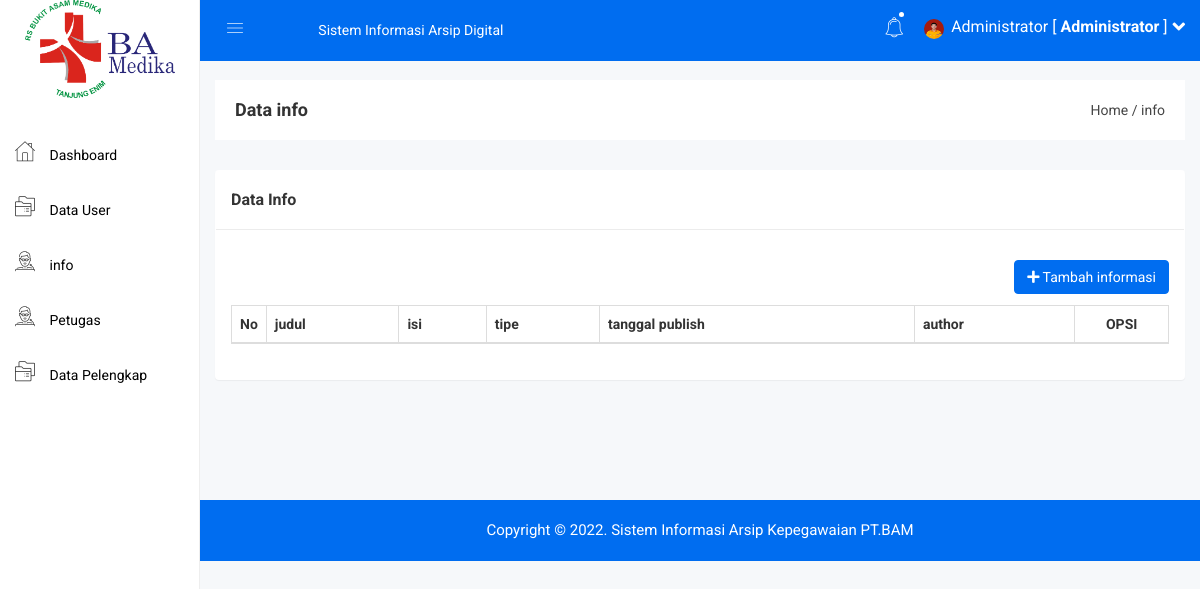
Page /admin/info.php (signed in) on the earlier database version.
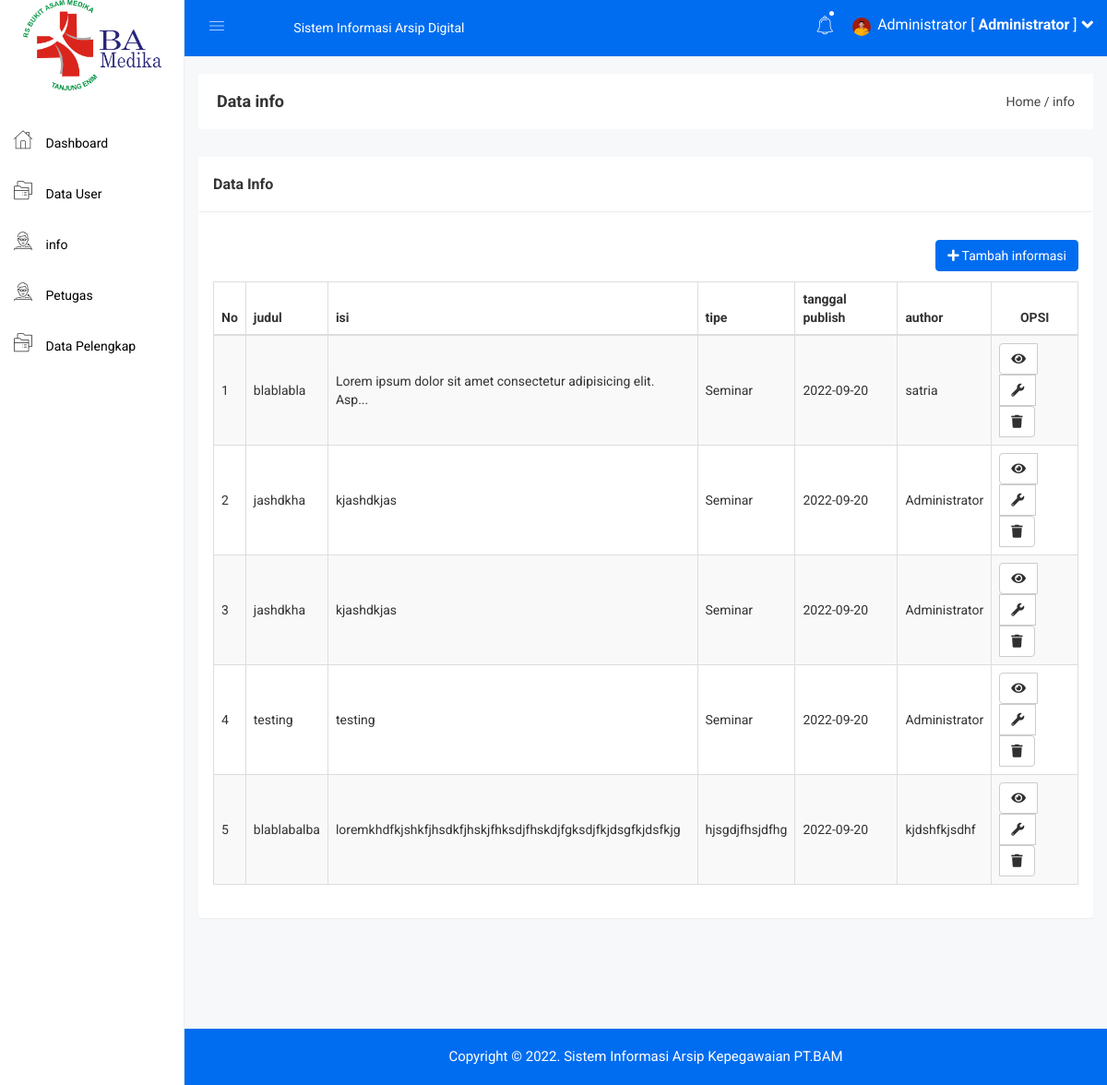
Same page on the later database version.
### tables this page shows
CREATE TABLE `info` (
  `id` int(11) NOT NULL,
  `judul` varchar(255) NOT NULL,
  `isi` text NOT NULL,
  `gambar` varchar(50) DEFAULT NULL,
  `tipe` varchar(40) NOT NULL,
  `created_at` date NOT NULL,
  `author` varchar(50) NOT NULL,
  `tanggal_acara` date NOT NULL,
  `lokasi` varchar(255) NOT NULL
);

### admin/info.php (the view, shortened to what this page needs)
<?php include 'header.php'; ?>
<div class="breadcome-area">
    <div class="container-fluid">
        <div class="row">
            <div class="col-lg-12 col-md-12 col-sm-12 col-xs-12">
                <div class="breadcome-list">
                    <div class="row">
                        <div class="col-lg-6 col-md-6 col-sm-6 col-xs-12">
                            <div class="breadcome-heading">
                                <h4 style="margin-bottom: 0px">Data info</h4>
                            </div>
                        </div>
                        <div class="col-lg-6 col-md-6 col-sm-6 col-xs-12">
                            <ul class="breadcome-menu" style="padding-top: 0px">
                                <li><a href="#">Home</a> <span class="bread-slash">/</span></li>
                                <li><span class="bread-blod">info</span></li>
                            </ul>
                        </div>
                    </div>
                </div>
            </div>
        </div>
    </div>
</div>
<div class="container-fluid">
    <div class="panel panel">
        <div class="panel-heading">
            <h3 class="panel-title">Data Info</h3>
        </div>
        <div class="panel-body">
            <div class="pull-right">
                <a href="info_tambah.php" class="btn btn-primary"><i class="fa fa-plus"></i> Tambah informasi</a>
            </div>
            <br>
            <br>
            <br>
            <table class="table table-bordered table-striped table-hover table-datatable">
                <thead>
                    <tr>
                        <th width="1%">No</th>
                        <th>judul</th>
                        <th>isi</th>
                        <th>tipe</th>
                        <th>tanggal publish</th>
                        <th>author</th>
                        <th class="text-center" width="10%">OPSI</th>
                    </tr>
                </thead>
                <tbody>
                    <?php
                    include '../koneksi.php';
                    $no = 1;
                    $kategori = mysqli_query($koneksi,"SELECT * FROM info");
                    while($p = mysqli_fetch_array($kategori)){
                        ?>
                        <tr>
                            <td><?php echo $no++; ?></td>
                            <td><?php echo $p['judul'] ?></td>
                            <td><?php
                                             $isi = $p["isi"];
                                             if (strlen($isi) > 60) {
                                                    $isi = substr($isi, 0, 60) . "...";
                                                }
                                            echo $isi; ?></a></td>
                            <td><?php echo $p['tipe'] ?></td>
                            <td><?php echo $p['created_at'] ?></td>
                            <td><?php echo $p['author'] ?></td>
                            <td class="text-center">
                                <?php
                                if($p['id'] != 0){
                                    ?>
                                    <div class="btn-group">
                                        <a href="info_view.php?id=<?php echo $p['id']; ?>" class="btn btn-default"><i class="fa fa-eye"></i></a>
                                        <a href="info_update.php?id=<?php echo $p['id']; ?>" class="btn btn-default"><i class="fa fa-wrench"></i></a>
                                        <a href="info_hapus.php?id=<?php echo $p['id']; ?>" class="btn btn-default"><i class="fa fa-trash"></i></a>
                                    </div>
                                    <?php
                                }
                                ?>
                            </td>
                        </tr>
                        <?php
                    }
                    ?>
                </tbody>
            </table>
        </div>
    </div>
</div>
<?php include 'footer.php'; ?>

Differences in the rows shown:
added info: judul "blablabla", isi "Lorem ipsum dolor sit amet consectetur adipisicing elit. Asp...", tipe "Seminar", created_at "2022-09-20", author "satria"
added info: judul "jashdkha", isi "kjashdkjas", tipe "Seminar", created_at "2022-09-20", author "Administrator"
added info: judul "jashdkha", isi "kjashdkjas", tipe "Seminar", created_at "2022-09-20", author "Administrator"
added info: judul "testing", isi "testing", tipe "Seminar", created_at "2022-09-20", author "Administrator"
added info: judul "blablabalba", isi "loremkhdfkjshkfjhsdkfjhskjfhksdjfhskdjfgksdjfkjdsgfkjdsfkjg", tipe "hjsgdjfhsjdfhg", created_at "2022-09-20", author "kjdshfkjsdhf"
